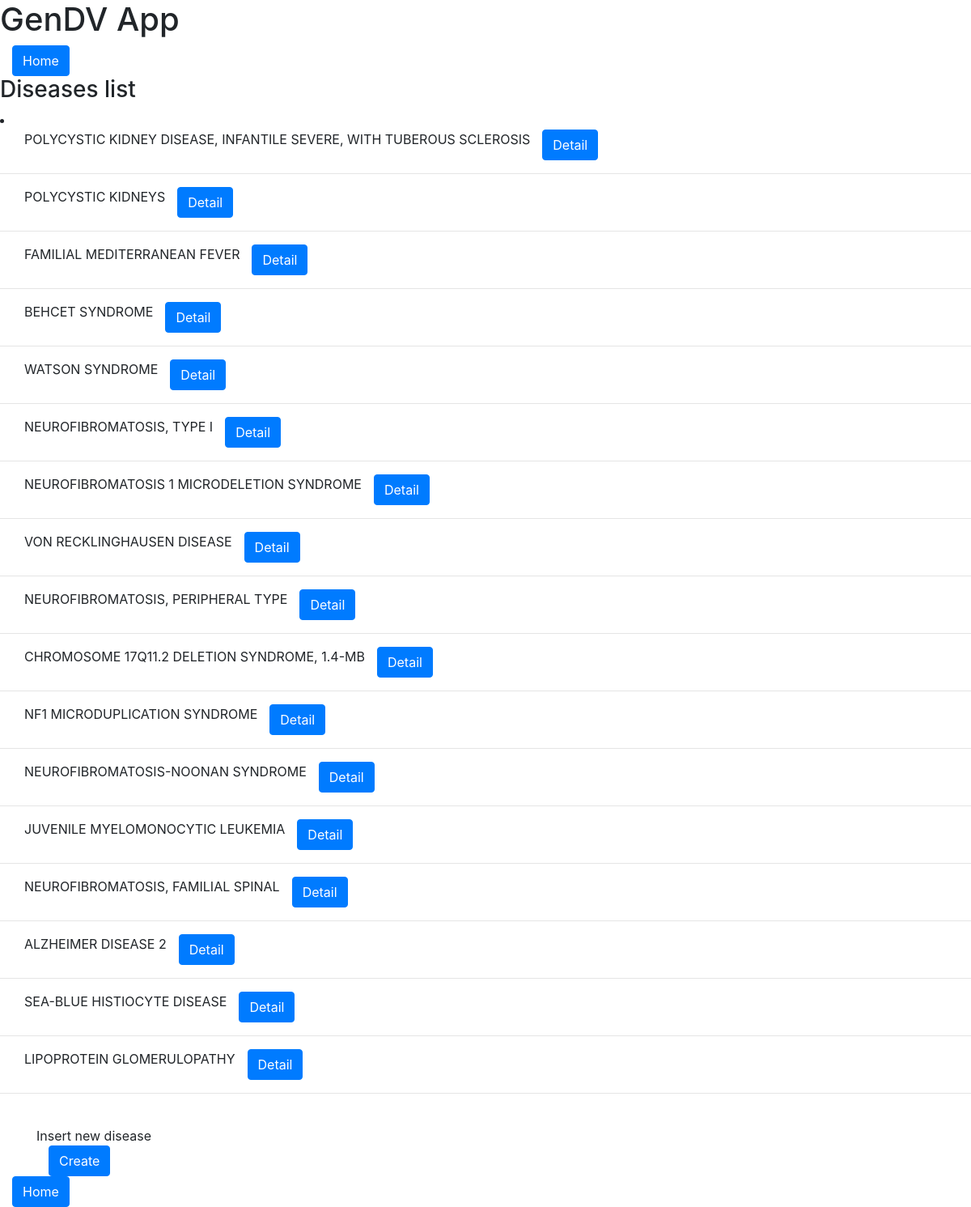
Before: /diseases/ (signed in) with the older database file.
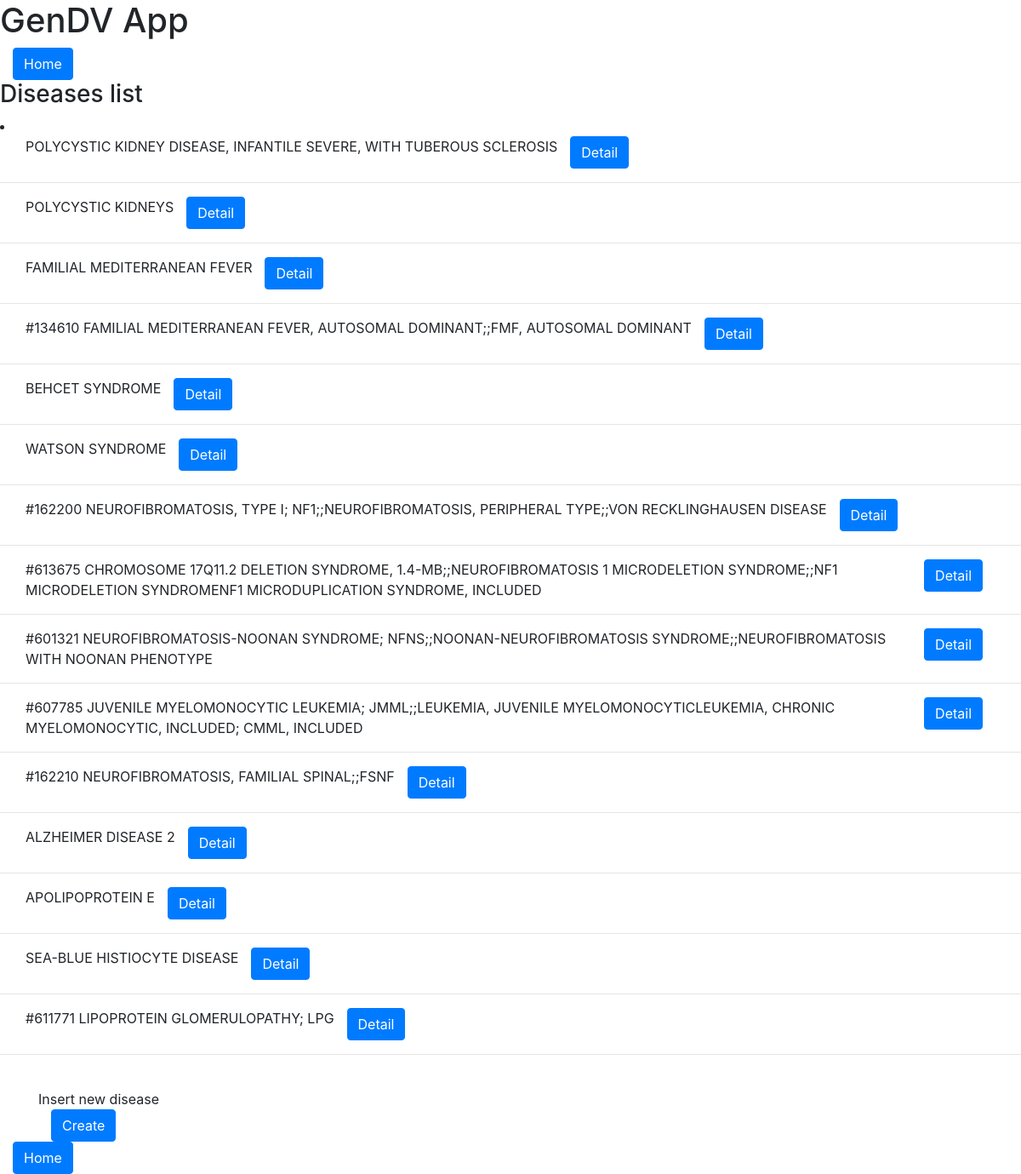
After: the same page with the newer database file.
### GenDVApp/models.py (models this page shows)
class Disease(models.Model):
    Name = models.CharField(max_length=500, unique=True)
    Inheritance = models.CharField(max_length=30)
    Gene = models.ManyToManyField('Gene', null=True, blank=True)
    def __str__(self):
        return self.Name

### GenDVApp/views.py (the view)
# urls.py: path('diseases/', views.RetrieveDiseaseListView, name='diseases'),
@login_required()
def RetrieveDiseaseListView(request):
    dataset = Disease.objects.all()
    return render(request, 'diseases/disease_list.html', {'dataset':dataset})

### templates/diseases/disease_list.html (shortened to what this page needs)
{% include 'base.html' %}
{% block content %}
<div class="col align-middle" style="width: 200px;">
    <a class="btn btn-primary" href="{% url 'home' %}">Home</a>
</div>
<h3>Diseases list</h3>
{% endblock %}
<div>
    <li>
        {% for data in dataset %}
        <div>
            <div class="container">
                <div class="row flex-lg-nowrap">
                    <span>{{data}}</span>
                    <div class="col align-middle" style="width: 200px;">
                        <a class="btn btn-primary" href="{% url 'diseases' %}{{data.id}}">Detail</a>
                    </div>
                </div>
            </div>
        </div>
        <hr>
        {% endfor %}
    </li>
</div>
<div class="container">
    <span>Insert new disease</span>
    <div class="col align-middle" style="width: 200px;">
        <a class="btn btn-primary" href="{% url 'diseases' %}create_disease">Create</a>
    </div>
</div>
<div class="col align-middle" style="width: 200px;">
    <a class="btn btn-primary" href="{% url 'home' %}">Home</a>
</div>

### templates/base.html (shortened to what this page needs)
<!DOCTYPE html>
<html>
<head>
	{% load bootstrap4 %}
	{% bootstrap_css %}
	<link rel="stylesheet" href="https://maxcdn.bootstrapcdn.com/bootstrap/4.0.0/css/bootstrap.min.css">
	<link href="https://maxcdn.bootstrapcdn.com/font-awesome/4.3.0/css/font-awesome.min.css" rel="stylesheet">
</head>
<body>
	<main>
		{% block content %}
			<h1>GenDV App</h1>
		{% endblock %}
	</main>
</body>
</html>

Changed rows visible on the page:
removed Disease: Name "NEUROFIBROMATOSIS, TYPE I"
removed Disease: Name "NEUROFIBROMATOSIS 1 MICRODELETION SYNDROME"
removed Disease: Name "VON RECKLINGHAUSEN DISEASE"
removed Disease: Name "NEUROFIBROMATOSIS, PERIPHERAL TYPE"
removed Disease: Name "CHROMOSOME 17Q11.2 DELETION SYNDROME, 1.4-MB"
removed Disease: Name "NF1 MICRODUPLICATION SYNDROME"
removed Disease: Name "NEUROFIBROMATOSIS-NOONAN SYNDROME"
removed Disease: Name "JUVENILE MYELOMONOCYTIC LEUKEMIA"
removed Disease: Name "NEUROFIBROMATOSIS, FAMILIAL SPINAL"
removed Disease: Name "LIPOPROTEIN GLOMERULOPATHY"
added Disease: Name "#134610 FAMILIAL MEDITERRANEAN FEVER, AUTOSOMAL DOMINANT;;FMF, AUTOSOMAL DOMINANT"
added Disease: Name "#162200 NEUROFIBROMATOSIS, TYPE I; NF1;;NEUROFIBROMATOSIS, PERIPHERAL TYPE;;VON RECKLINGHAUSEN DISEASE"
added Disease: Name "#613675 CHROMOSOME 17Q11.2 DELETION SYNDROME, 1.4-MB;;NEUROFIBROMATOSIS 1 MICRODELETION SYNDROME;;NF1 MICRODELETION SYNDROMENF1 MICRODUPLICATION SYNDROME, INCLUDED"
added Disease: Name "#601321 NEUROFIBROMATOSIS-NOONAN SYNDROME; NFNS;;NOONAN-NEUROFIBROMATOSIS SYNDROME;;NEUROFIBROMATOSIS WITH NOONAN PHENOTYPE"
added Disease: Name "#607785 JUVENILE MYELOMONOCYTIC LEUKEMIA; JMML;;LEUKEMIA, JUVENILE MYELOMONOCYTICLEUKEMIA, CHRONIC MYELOMONOCYTIC, INCLUDED; CMML, INCLUDED"
added Disease: Name "#162210 NEUROFIBROMATOSIS, FAMILIAL SPINAL;;FSNF"
added Disease: Name "APOLIPOPROTEIN E"
added Disease: Name "#611771 LIPOPROTEIN GLOMERULOPATHY; LPG"
